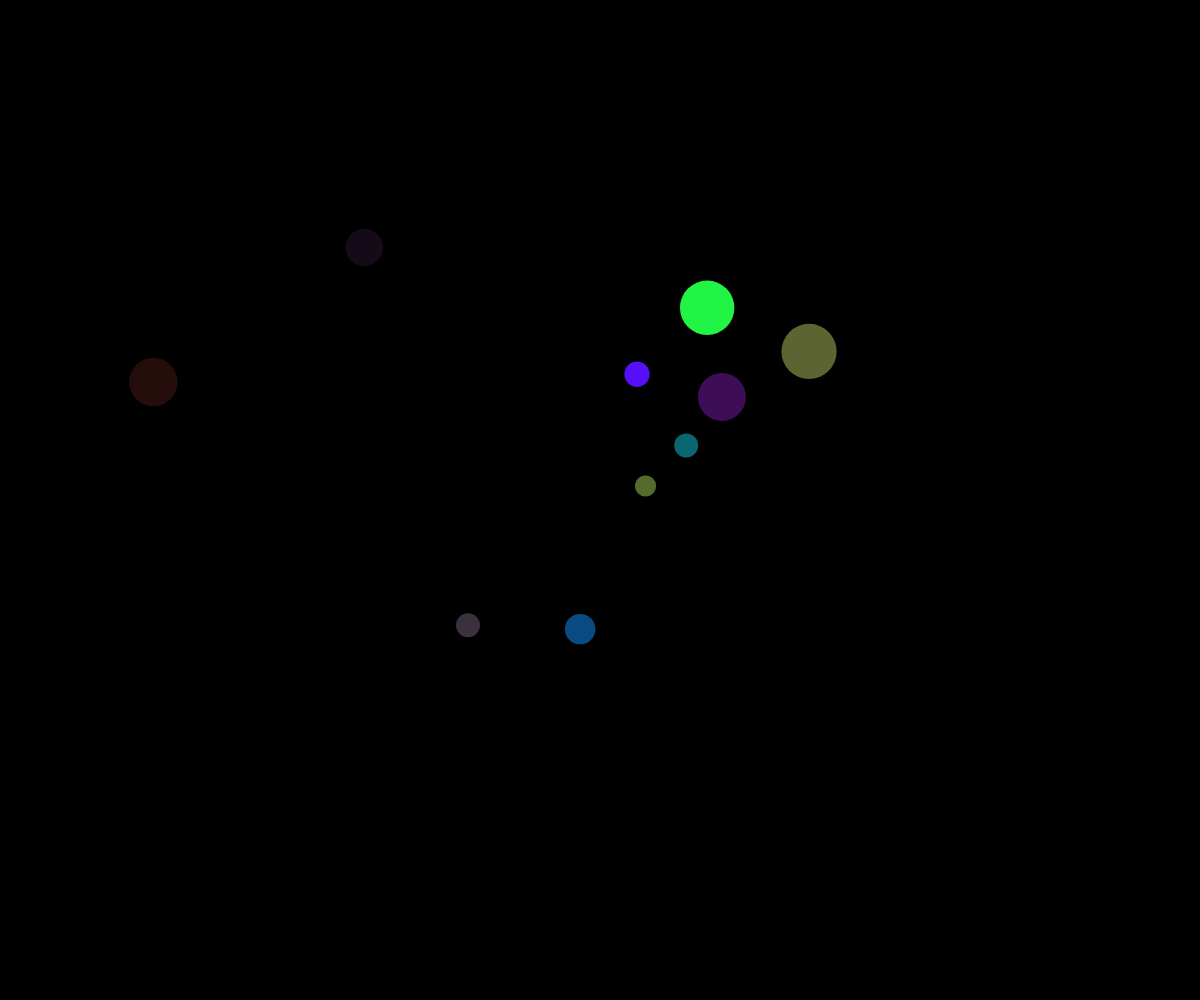
Frame 1 (no input)
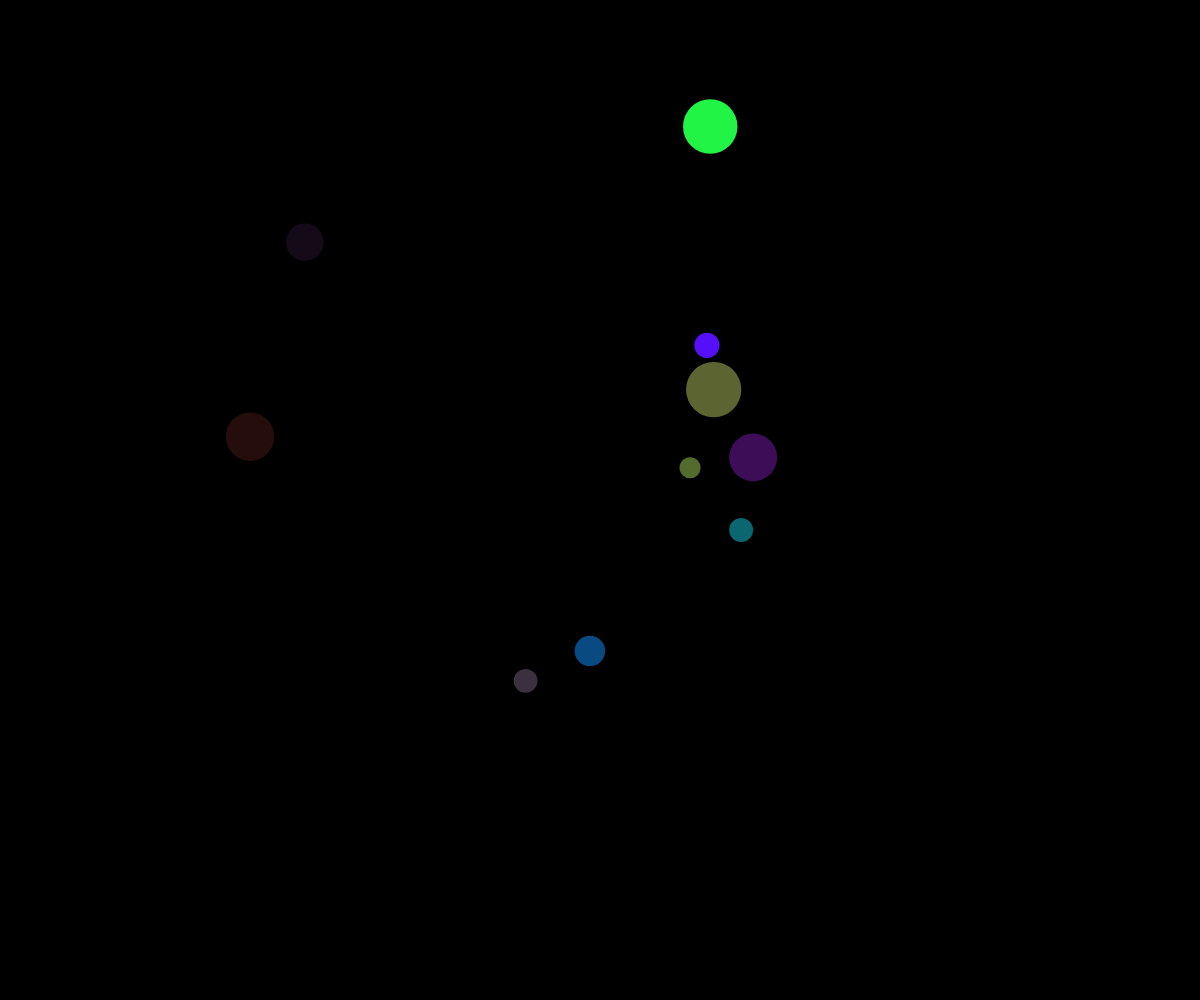
Frame 60 (no input)
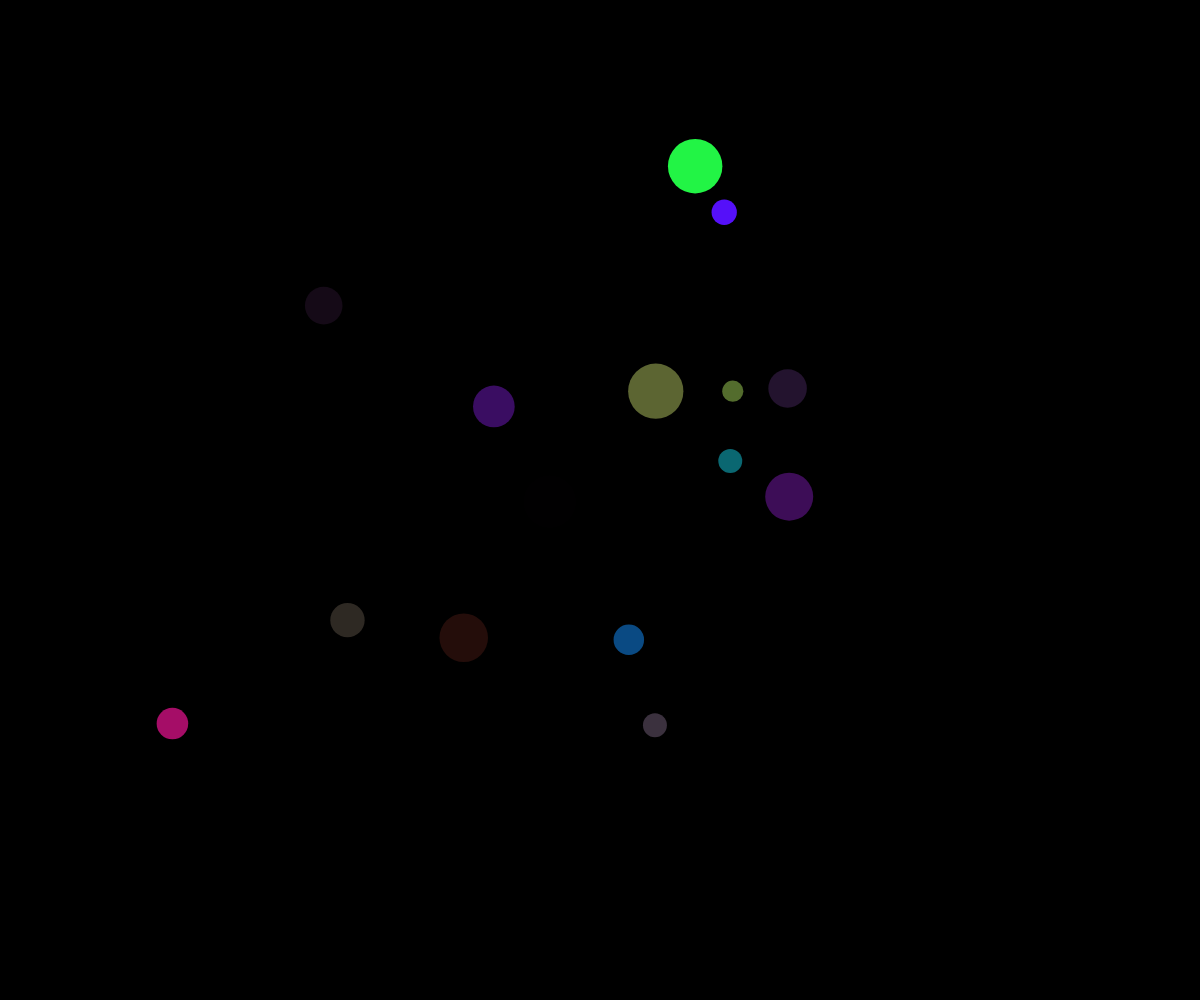
Frame 120 (the mouse pressed at the canvas centre since frame 60)

The p5.js sketch that drew these frames (run headless with seeded random() and noise() and a simulated clock; from frame 60 on, the mouse is pressed at the canvas centre):

// p5.js sketch
// ── sketch.js
// Ball Array Demo

let ballArray = [];

function setup() {
  createCanvas(windowWidth, windowHeight);
  for (let i=0; i<10; i++) {
    spawnBall();
  }
}

function draw() {
  background("black");

  for (let myBall of ballArray) {
    noStroke();
    fill(myBall.theColor);
    myBall.x = noise(myBall.time)*width;
    myBall.y = noise(myBall.time+100)*height;
    circle(myBall.x, myBall.y, myBall.radius*2);
    myBall.time += 0.003;
  }
}

function mousePressed() {
  for (let i=0; i<5; i++) {
    spawnBall();
  }
}

function spawnBall() {
  let myBall = {
    radius: random(10, 30),
    x: random(width),
    y: random(height),
    time: random(1000),
    theColor: color(random(255), random(255), random(255), random(255)),
  };
  ballArray.push(myBall);
}
